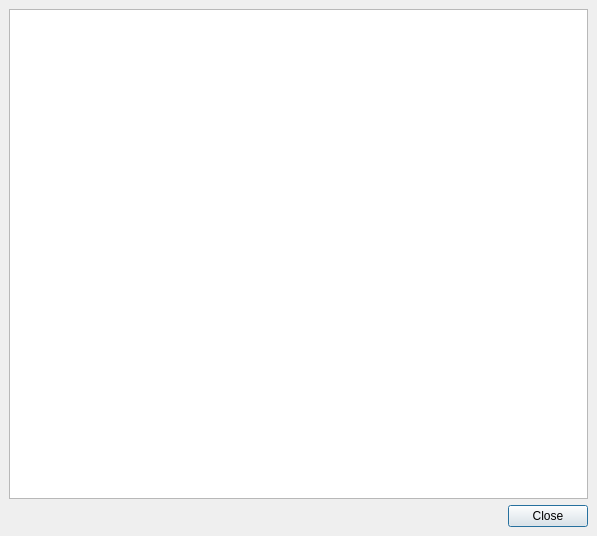
<ui version="4.0" >
 <class>StringEditorDialog</class>
 <widget class="QDialog" name="StringEditorDialog" >
  <property name="geometry" >
   <rect>
    <x>0</x>
    <y>0</y>
    <width>597</width>
    <height>536</height>
   </rect>
  </property>
  <property name="windowTitle" >
   <string>String View</string>
  </property>
  <layout class="QGridLayout" >
   <property name="margin" >
    <number>9</number>
   </property>
   <property name="spacing" >
    <number>6</number>
   </property>
   <item row="0" column="0" >
    <widget class="QTableView" name="_strings" />
   </item>
   <item row="1" column="0" >
    <widget class="QDialogButtonBox" name="buttonBox" >
     <property name="orientation" >
      <enum>Qt::Horizontal</enum>
     </property>
     <property name="standardButtons" >
      <set>QDialogButtonBox::Close|QDialogButtonBox::NoButton</set>
     </property>
    </widget>
   </item>
  </layout>
 </widget>
 <resources/>
 <connections>
  <connection>
   <sender>buttonBox</sender>
   <signal>accepted()</signal>
   <receiver>StringEditorDialog</receiver>
   <slot>accept()</slot>
   <hints>
    <hint type="sourcelabel" >
     <x>248</x>
     <y>254</y>
    </hint>
    <hint type="destinationlabel" >
     <x>157</x>
     <y>274</y>
    </hint>
   </hints>
  </connection>
  <connection>
   <sender>buttonBox</sender>
   <signal>rejected()</signal>
   <receiver>StringEditorDialog</receiver>
   <slot>reject()</slot>
   <hints>
    <hint type="sourcelabel" >
     <x>316</x>
     <y>260</y>
    </hint>
    <hint type="destinationlabel" >
     <x>286</x>
     <y>274</y>
    </hint>
   </hints>
  </connection>
 </connections>
</ui>
